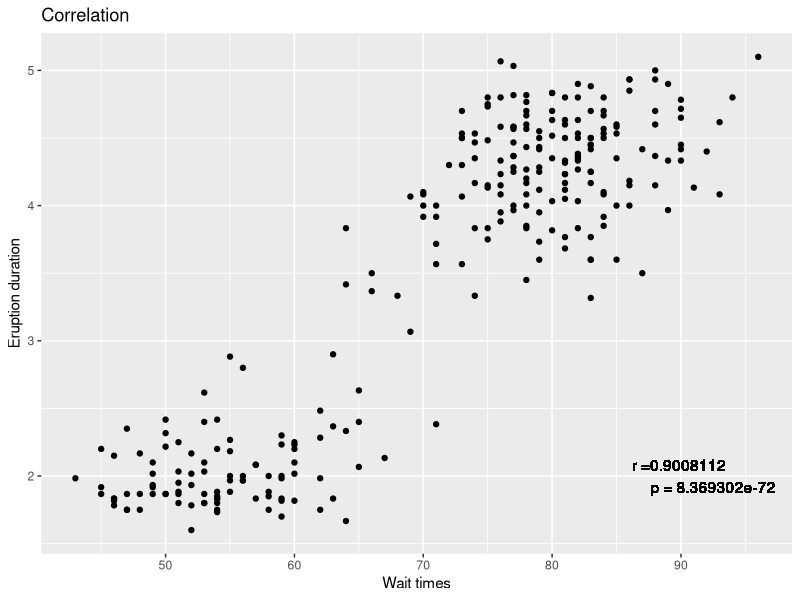
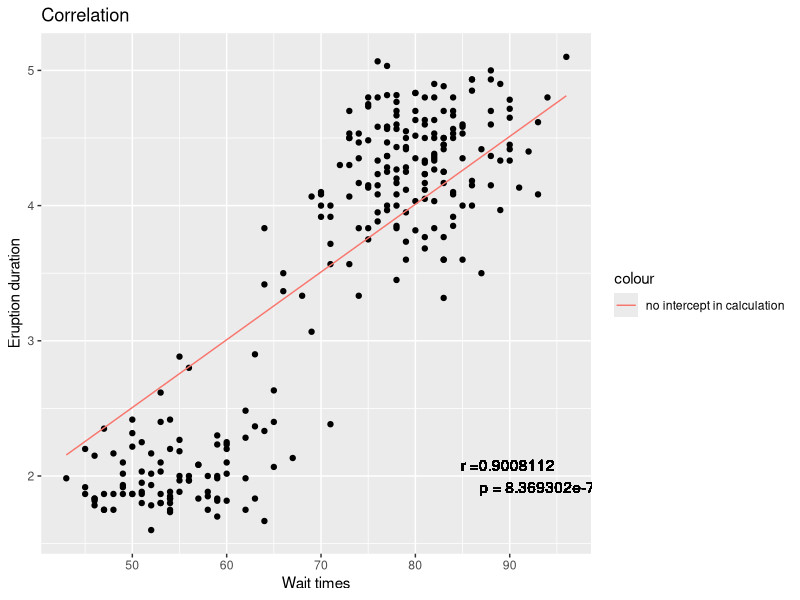
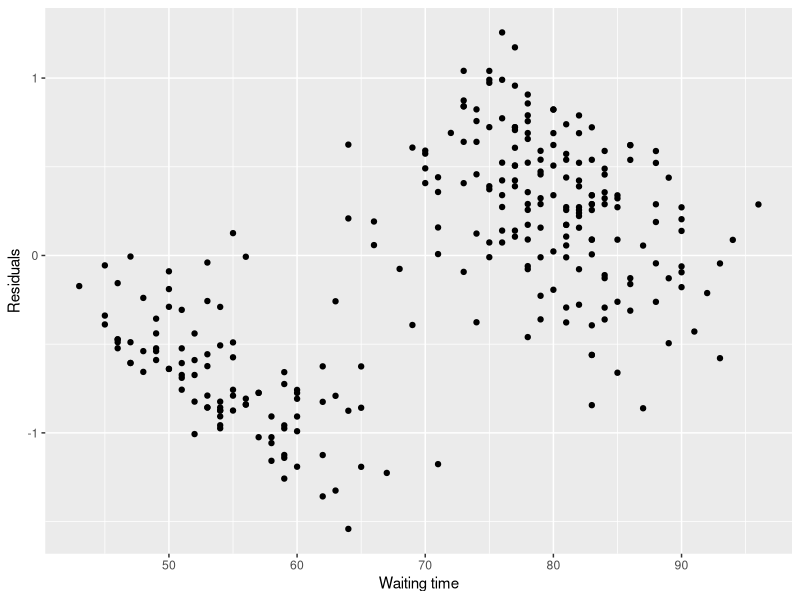
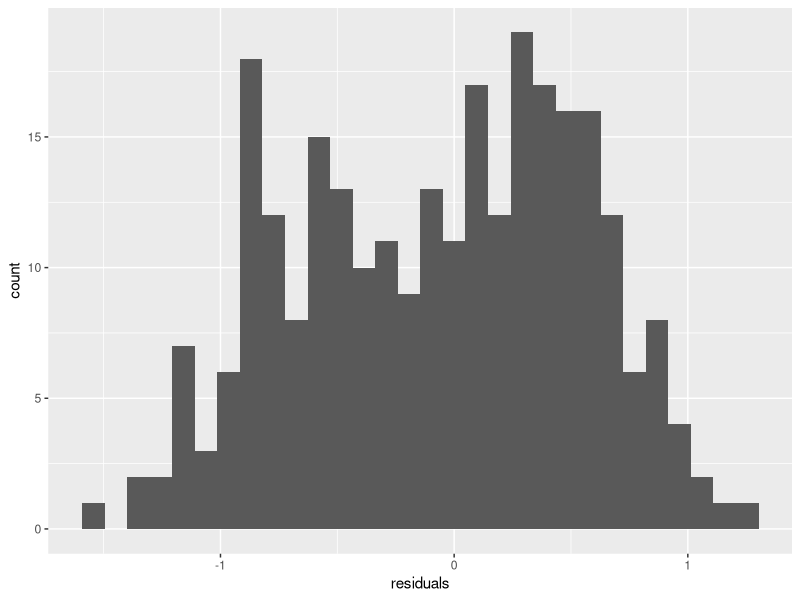
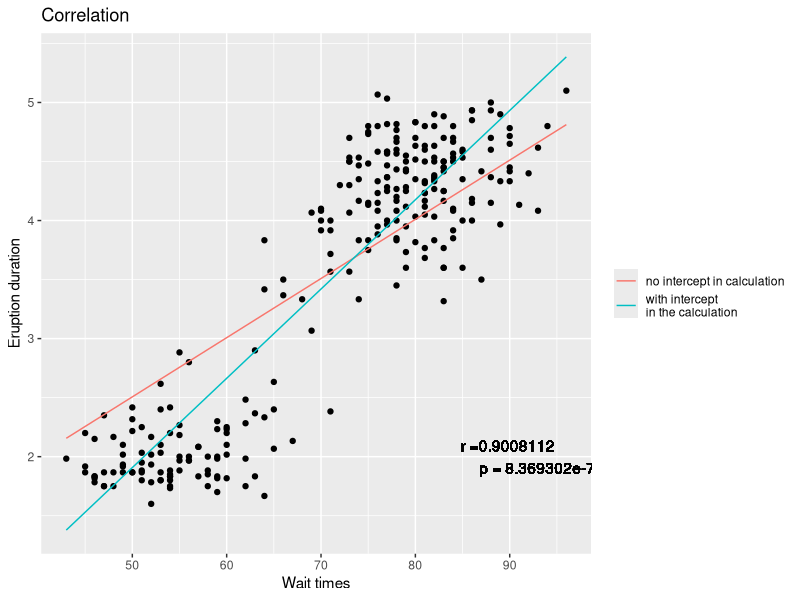
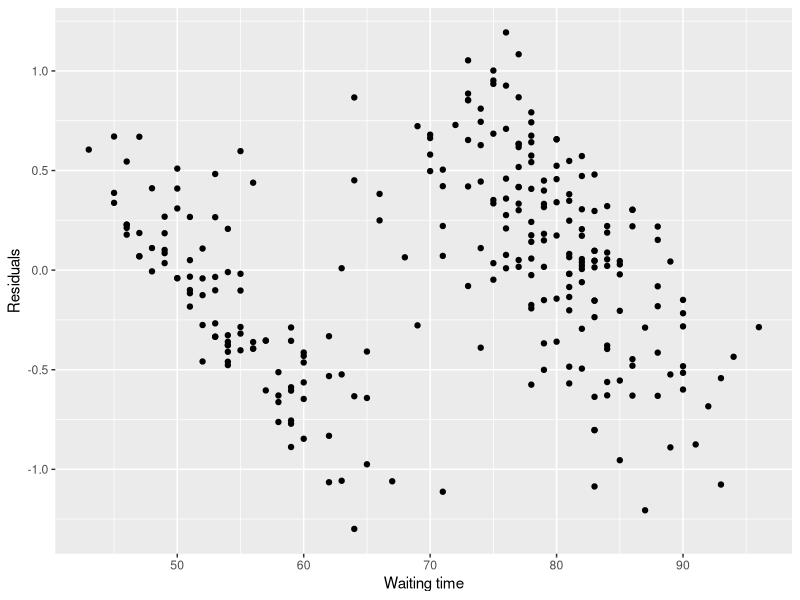
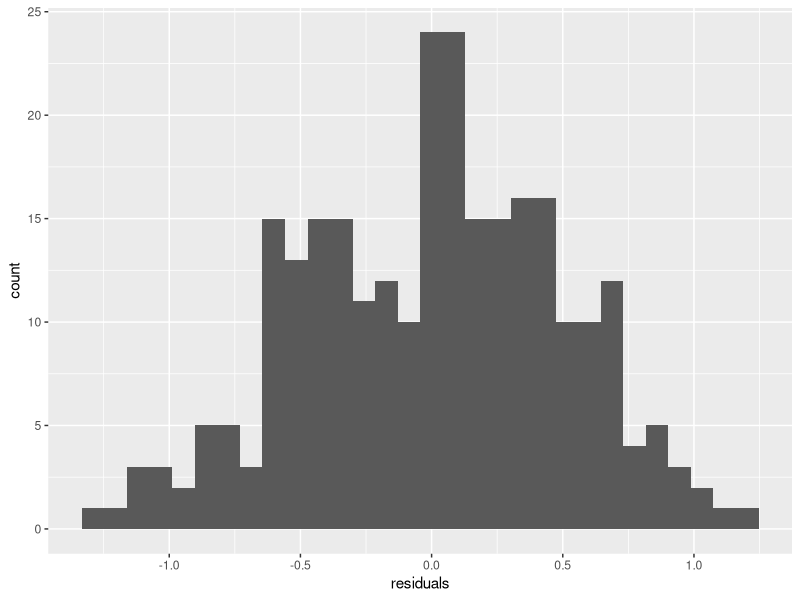
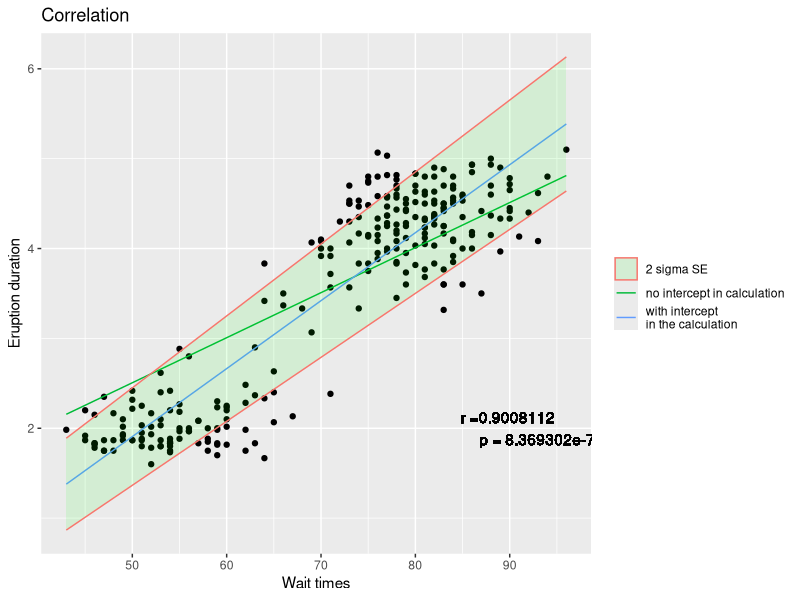

These charts were generated, in order, by the following R code:
#Earth and Environmental Data Analysis
#Lab 07

#Regression.

#Let's go back to our old friend the faithful dataset.
#1. Use ggplot to create a scatter plot between eruptions and waittimes. Calculate the correlation of these two timeseries, and their p-value (after adjusting N for autocorrelation). Add the values for r and p to the plot using geom_text.

library(ggplot2)

mydata= faithful

AR1 = function(x, lag = 1){
  auto.corr = c()
  for(i in lag){
    lagged1 = x[(1+i): length(x)]
    lagged2 = x[1:(length(x)-i)]
    auto.corr[i] <- round(cor(lagged1, lagged2),3)
  }
  return(auto.corr)
}

correlation = function(x, y){
  out =list()
  a = x - mean(x)
  b = y - mean(y)
  cov = t(a)%*%b / (length(b)-1)
  rho = cov/sqrt(var(x)*var(y))
  Tstat = rho * sqrt((length(x)-2)/(1-rho^2))
  N = length(x)
  AR1x = AR1(x = x)
  AR1y = AR1(x = y)
  EffN = N * (1 - AR1x*AR1y)/(1+AR1x*AR1y)
  p.value = pt(-abs(Tstat),df=EffN)*2
  out$R = rho
  out$T = Tstat
  out$P = p.value
  out$Effn = EffN
  print(out)
}

mydata.cor = correlation(x = mydata$eruptions, y = mydata$waiting)

myplot = ggplot(data = mydata)+
  geom_point(aes(x = mydata$waiting, y = mydata$eruptions))+
  labs(x = "Wait times", y = "Eruption duration", title = "Correlation")+
  geom_text(aes(x = 90, y = 2, label = "r =0.9008112 
                p = 8.369302e-72"))

myplot

#It looks like waittimes might be a good predictor for the duration of the upcoming eruption. Your boss asks you to calculate how long the upcoming eruption will last based on the current wait time. All our hard work last week on correlation does not help us with this prediction. We need a MODEL; and will start with a simple linear model. To do this - ordinary linear regression!

#2a. Create a function that uses linear algebra to create a model of Y = X*b, that has two inputs - your design matrix X, and your predictand Y, that returns b

B = function(Xd , Y ){
  XX=t(Xd)%*%Xd
  XY=t(Xd)%*%Y
  B=solve(XX)%*%XY
  return(B)
}

#2b. Use your function to calculate the model where your design matrix (X) is only the waittimes (a 272x1 matrix). What does b mean in this case? Calculate y-hat over the range of geyser waitimes and add that line to your graph. How well does this model fit the data?

X = mydata$waiting
Y = mydata$eruptions
Xd=c(X)

b = B(Xd, Y) # b is the slope 

yhat=Xd%*%b

new.plot = myplot + geom_line(aes(X,yhat, colour = "no intercept in calculation"))
new.plot

residuals = Y-yhat

res.plot = ggplot()+
  geom_point(aes(X,residuals))+
  labs(x = "Waiting time", y = "Residuals")

res.plot #the residuals appear to cluster into two groups

his.plot = ggplot()+geom_histogram(aes(residuals))
his.plot #the residuals might be bimodal which would suggest to me that the model is not fitting the data very well

#2c. Calculate another model, this time adding a column of ones to your design matrix to allow the derivation of a y=mx+b type model (with an intercept). Add this to your plot too - with a new color and a good legend. Is this an improvement?

ones=matrix(1,nrow=length(X))
length(X)
Xd=cbind(ones,X)
b = B(Xd, Y)
yhat2=Xd%*%b

new.new.plot = new.plot + geom_line(aes(X,yhat2, colour = "with intercept 
in the calculation"))+
  theme(legend.title=element_blank())

new.new.plot

residuals = Y-yhat2

res.plot = ggplot()+
  geom_point(aes(X,residuals))+
  labs(x = "Waiting time", y = "Residuals")

res.plot 

his.plot = ggplot()+geom_histogram(aes(residuals))
his.plot #it is an improvement as the clusters have come together a bit more than previously.

#2d. A new eruption is starting! It's been 83 minutes since the last eruption. Your boss asks how long it will last. What's the answer?

X83 = c(1, 83)  
pred = X83%*%b 
print(pred)

#3. Your boss says "Great!"; but being a graduate of this class she likes to think probabilistically. So she asks "What's the uncertainty in your prediction?".

SSE = t(residuals)%*%residuals
MSE = SSE / (length(Y)-length(b)) 
s = sqrt(MSE)

covB = solve(t(Xd)%*%Xd)*as.vector(s^2)
stdb = diag(sqrt(covB))

pred.unc = X83%*%stdb
print(pred.unc)

#3a. Back to the drawing board. You need to beef up your function to include uncertainty. First, let's calculate the standard error of the regression. To do this you will use the regression residuals (the differences between the real Y-values and the predicted y-values (or y-hat)).
#First we need to calculate the root-mean-squared-error (RMSE) on the residuals. Calculate the sum of squares of the residuals, then divide by the degrees of freedom (n-2 for regression), then take the sqare root of all of that. Call this s.

ones=matrix(1,nrow=length(X))
length(X)
Xd=cbind(ones,X)

SSE = t(residuals)%*%residuals
MSE = SSE / (length(Y)-length(b)) 
s = sqrt(MSE)

#3b. Describe in human words what s is (including it's units).

#is a measure of the difference between the predicted and actual values. it has the same units as the quantity being estimated, in this case, the eruption duration, which is in minutes

#3c. Now you need to use s, to estimate the standard error of the regression coefficients. First calculate the covariance matrix of design matrix, and multiply that by s^2. The standard error of the regression coefficients is equal to sqrt of the covariance matrix.
#Note, you will get a square matrix, with the standard errors along the diagnal. Use diag() to extract just the diagnal

covB = solve(t(Xd)%*%Xd)*as.vector(s^2)
stdb = diag(sqrt(covB))
print(stdb)

#3d. OK, now we have standard error estimates on our regression coefficents. Calculate two more lines for your plot, that characterize twice the range of the standard error (the two sigma range). Add this range to your plot using geom_ribbon().

yhatHi = Xd%*%(b+2*stdb)
yhatLo = Xd%*%(b-2*stdb)

unc.plot = new.new.plot +
  geom_ribbon(aes(x=X,ymin = yhatLo,ymax = yhatHi, colour = "2 sigma SE"),fill = "green", alpha = 0.1)
  
unc.plot
#3e. The last eruption ended up being 4 minutes long - different than your prediction. Now your boss really wants to have uncertainy on your prediction. Another eruption is starting, we've been waiting only 61 minutes. Provide a new prediction to your boss with a best estimate, and 2-sigma uncertainty range. 

X61 = c(1, 61)  
pred = X61%*%b 
print(pred)

SSE = t(residuals)%*%residuals
MSE = SSE / (length(Y)-length(b)) 
s = sqrt(MSE)

covB = solve(t(Xd)%*%Xd)*as.vector(s^2)
stdb = diag(sqrt(covB))

pred.unc = X61%*%(2*stdb)
print(pred.unc)

#3f. Your boss appreciates your more probabilistic prediction; however she needs the answer to a specific question. A bigwig is visiting the park, but only has time to watch a short eruption. If your boss tells the bigwig that this eruption will be less than three minutes, and it's not, she will be fired. Assuming your predictive model follows a normal distribution, what's the probability that the upcoming eruption will be less than 3 minutes long? Make a plot that shows the distribution of possibilities that support your probability estimate.

xseq = seq(min(Y),max(Y),length.out = 100) 
gauss = dnorm(xseq,mean = pred,sd=pred.unc)
ggplot()+geom_area(aes(xseq,gauss),fill = "blue", alpha = 0.5)+geom_vline(xintercept = 3)+labs(x = "Eruption duration", y = "gaussian probability")

pnorm(3,mean = pred,sd = pred.unc)

#Part 2. Multiple regression.
#Bad news. That last eruption ended up lasting 181 secs, and you got fired. Such is life of an Earth and Environmental Data Analyst. Good news though, you got a new job working for an oil company. 

#Now you're going to use your same tools to create a new regression model to predict permeability based on some image-analysis data on rock samples. Your training dataset is called "rock"
?rock

#4a. First, explore your data. Create a facted ggplot that shows permeability plotted against area, perimeter and shape 
mydata = na.omit(rock)
colnames(mydata) = c("Area", "Perimeter", "Shape", "Permeability")

library(reshape)
melted = melt(mydata, id.vars = "Permeability")

rock.plot = ggplot(data= melted)+
  geom_point(aes(x = Permeability, y = value))+
  facet_grid(variable ~.)
  
rock.plot 

#4b. Use your regression function to create linear models for all three predictors (area, shape, and perimeter) separately. For each model, calculate yhat (the permeability values predicted by your model), and calcuate the percent of variance that is represented by your model (using what we learned last week in lab).

per.var = function(Xd , Y ){
  out =list()
  XX=t(Xd)%*%Xd
  XY=t(Xd)%*%Y
  B=solve(XX)%*%XY
  Yhat = Xd%*%B
  covB = solve(t(Xd)%*%Xd)*as.vector(s^2)
  r2 = (cor(Y, Yhat) [[1]])^2
  out$Yhat = Yhat
  out$r2 = r2
  out$B = B
  print(out)
}

X1 = mydata$Area
X2 = mydata$Perimeter
X3 = mydata$Shape
Y = mydata$Permeability
ones = matrix(1,nrow = length(Y))

Xd1 = cbind(ones,X1)
Xd2 = cbind(ones,X2)
Xd3 = cbind(ones,X3)

r1 = per.var(Xd1, Y)[[2]]
r2 = per.var(Xd2, Y)[[2]]
r3 = per.var(Xd3, Y)[[2]]

#4c. Use the same function you wrote before to create a MULTIPLE linear regression model, using area, perimeter AND shape as predictors. Calculate percent variance explained (R^2) for this model as well.

Xd.m = cbind(ones,X1,X2,X3)

r4 = per.var(Xd.m, Y)
r4$r2

#4d. Examine the standard errors in your regression model. They're a little hard to compare since they're all in different units. Convert them all to percentages of the b values. Based on this, which predictor is doing most of the heavy lifting in the model? Is this consistent with the percent variance explained you observed in 4b?

per.stE = function(Xd , Y ){
  XX=t(Xd)%*%Xd
  XY=t(Xd)%*%Y
  B=solve(XX)%*%XY
  Yhat = Xd%*%B
  covB = solve(t(Xd)%*%Xd)*as.vector(s^2)
  residuals = Y-Yhat
  SSE = t(residuals)%*%residuals
  MSE = SSE / (length(Y)-length(B))
  s = sqrt(MSE)
  covB = solve(t(Xd)%*%Xd)*as.vector(s^2)
  stdB = diag(sqrt(covB))
  per.error = stdB/B
  print(per.error)
}

r.per = per.stE(Xd.m, Y)
which(r.per== min(r.per), arr.ind = T) #perimeter is the most contributing variable (lowest percentage variance) which is consitent with the values calculated previously (perimeter returns the highest r2 in 4b).

#Part 3. Polynomial regression
#Well, the price of oil continued to fall and you lost your oil company job. Good thing you have such a strong skillset to fall back on! You quickly obtained new work with a logging company.

#Federal law requires that your company not cut trees that are older than 20 years; and your new boss asks you to create a model to predict age based on tree height. They provide you some data about this relation in "loblolly" . 
?Loblolly

lolly = Loblolly

#5a. Create a scatter plot of height vs age. Does a linear model seem like a good choice here?

l.plot = ggplot(data = lolly, aes(x = height, y = age))+
  geom_point()#a linear model is not a good idea, the data is not linear

l.plot

#5b. Calculate a linear model of this relationship, calculate your predicted values (y-hat), and add that line and the uncertainties around it, to your graph.

X = lolly$height
Y = lolly$age
ones = matrix(1,nrow = length(Y))
Xd = cbind(ones,X)
b = B(Xd, Y) 
yhat=Xd%*%b
residuals = Y-yhat
SSE = t(residuals)%*%residuals
MSE = SSE / (length(Y)-length(b)) 
s = sqrt(MSE)
covB = solve(t(Xd)%*%Xd)*as.vector(s^2)
stdb = diag(sqrt(covB))

yhatHi = Xd%*%(b+2*stdb)
yhatLo = Xd%*%(b-2*stdb)

n.plot = l.plot + geom_ribbon(aes(x=X,ymin = yhatLo,ymax = yhatHi, colour = "2 sigma SE"),fill = "green", alpha = 0.1)+
  geom_line(aes(X,yhat))

n.plot 


#5c. Now calculate the residuals (Y-Yhat). Do you notice a pattern?

plot(residuals)

#5d. Let's try a non-linear model. A polynomial model. For a polynomial model, our design matrix should be, for example [X^2 X 1's], although more pieces could be added. Create a new design matrix and use your function to calcualte a polynomial regression. Add your polynomial model (and it's uncertainties) to your plot. Does this work better?



#5e. Great. Your boss is impressed with your work (and wondering how you got yourself fired twice recently). The logging company figures that it can get away with cutting a few old trees, so long as 95% of the trees it cuts are less than 20 yrs old. Given this, use your new model, and the assumption that its distribution is normal, to figure out what is the tallest trees the company should cut to make sure that 95% are less than 20 years old? (Hint: there are multiple ways to do this, but using qnorm() is probably most efficient.)
